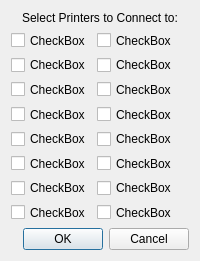
<?xml version="1.0" encoding="UTF-8"?>
<ui version="4.0">
 <class>Dialog</class>
 <widget class="QDialog" name="Dialog">
  <property name="geometry">
   <rect>
    <x>0</x>
    <y>0</y>
    <width>200</width>
    <height>261</height>
   </rect>
  </property>
  <property name="minimumSize">
   <size>
    <width>200</width>
    <height>261</height>
   </size>
  </property>
  <property name="maximumSize">
   <size>
    <width>200</width>
    <height>261</height>
   </size>
  </property>
  <property name="windowTitle">
   <string>Dialog</string>
  </property>
  <layout class="QVBoxLayout" name="verticalLayout_2">
   <item>
    <layout class="QVBoxLayout" name="verticalLayout">
     <item>
      <widget class="QLabel" name="label">
       <property name="maximumSize">
        <size>
         <width>16777215</width>
         <height>20</height>
        </size>
       </property>
       <property name="text">
        <string>Select Printers to Connect to:</string>
       </property>
       <property name="alignment">
        <set>Qt::AlignCenter</set>
       </property>
      </widget>
     </item>
     <item>
      <layout class="QFormLayout" name="formLayout">
       <property name="fieldGrowthPolicy">
        <enum>QFormLayout::AllNonFixedFieldsGrow</enum>
       </property>
       <item row="0" column="0">
        <widget class="QCheckBox" name="checkBox">
         <property name="text">
          <string>CheckBox</string>
         </property>
        </widget>
       </item>
       <item row="1" column="0">
        <widget class="QCheckBox" name="checkBox_2">
         <property name="text">
          <string>CheckBox</string>
         </property>
        </widget>
       </item>
       <item row="2" column="0">
        <widget class="QCheckBox" name="checkBox_3">
         <property name="text">
          <string>CheckBox</string>
         </property>
        </widget>
       </item>
       <item row="3" column="0">
        <widget class="QCheckBox" name="checkBox_4">
         <property name="text">
          <string>CheckBox</string>
         </property>
        </widget>
       </item>
       <item row="4" column="0">
        <widget class="QCheckBox" name="checkBox_5">
         <property name="text">
          <string>CheckBox</string>
         </property>
        </widget>
       </item>
       <item row="5" column="0">
        <widget class="QCheckBox" name="checkBox_6">
         <property name="text">
          <string>CheckBox</string>
         </property>
        </widget>
       </item>
       <item row="0" column="1">
        <widget class="QCheckBox" name="checkBox_7">
         <property name="text">
          <string>CheckBox</string>
         </property>
        </widget>
       </item>
       <item row="1" column="1">
        <widget class="QCheckBox" name="checkBox_8">
         <property name="text">
          <string>CheckBox</string>
         </property>
        </widget>
       </item>
       <item row="2" column="1">
        <widget class="QCheckBox" name="checkBox_9">
         <property name="text">
          <string>CheckBox</string>
         </property>
        </widget>
       </item>
       <item row="3" column="1">
        <widget class="QCheckBox" name="checkBox_10">
         <property name="text">
          <string>CheckBox</string>
         </property>
        </widget>
       </item>
       <item row="4" column="1">
        <widget class="QCheckBox" name="checkBox_11">
         <property name="text">
          <string>CheckBox</string>
         </property>
        </widget>
       </item>
       <item row="5" column="1">
        <widget class="QCheckBox" name="checkBox_12">
         <property name="text">
          <string>CheckBox</string>
         </property>
        </widget>
       </item>
       <item row="6" column="0">
        <widget class="QCheckBox" name="checkBox_13">
         <property name="text">
          <string>CheckBox</string>
         </property>
        </widget>
       </item>
       <item row="6" column="1">
        <widget class="QCheckBox" name="checkBox_14">
         <property name="text">
          <string>CheckBox</string>
         </property>
        </widget>
       </item>
       <item row="7" column="0">
        <widget class="QCheckBox" name="checkBox_15">
         <property name="text">
          <string>CheckBox</string>
         </property>
        </widget>
       </item>
       <item row="7" column="1">
        <widget class="QCheckBox" name="checkBox_16">
         <property name="text">
          <string>CheckBox</string>
         </property>
        </widget>
       </item>
      </layout>
     </item>
    </layout>
   </item>
   <item>
    <widget class="QDialogButtonBox" name="buttonBox">
     <property name="orientation">
      <enum>Qt::Horizontal</enum>
     </property>
     <property name="standardButtons">
      <set>QDialogButtonBox::Cancel|QDialogButtonBox::Ok</set>
     </property>
    </widget>
   </item>
  </layout>
 </widget>
 <resources/>
 <connections>
  <connection>
   <sender>buttonBox</sender>
   <signal>accepted()</signal>
   <receiver>Dialog</receiver>
   <slot>accept()</slot>
   <hints>
    <hint type="sourcelabel">
     <x>248</x>
     <y>254</y>
    </hint>
    <hint type="destinationlabel">
     <x>157</x>
     <y>274</y>
    </hint>
   </hints>
  </connection>
  <connection>
   <sender>buttonBox</sender>
   <signal>rejected()</signal>
   <receiver>Dialog</receiver>
   <slot>reject()</slot>
   <hints>
    <hint type="sourcelabel">
     <x>316</x>
     <y>260</y>
    </hint>
    <hint type="destinationlabel">
     <x>286</x>
     <y>274</y>
    </hint>
   </hints>
  </connection>
 </connections>
</ui>
